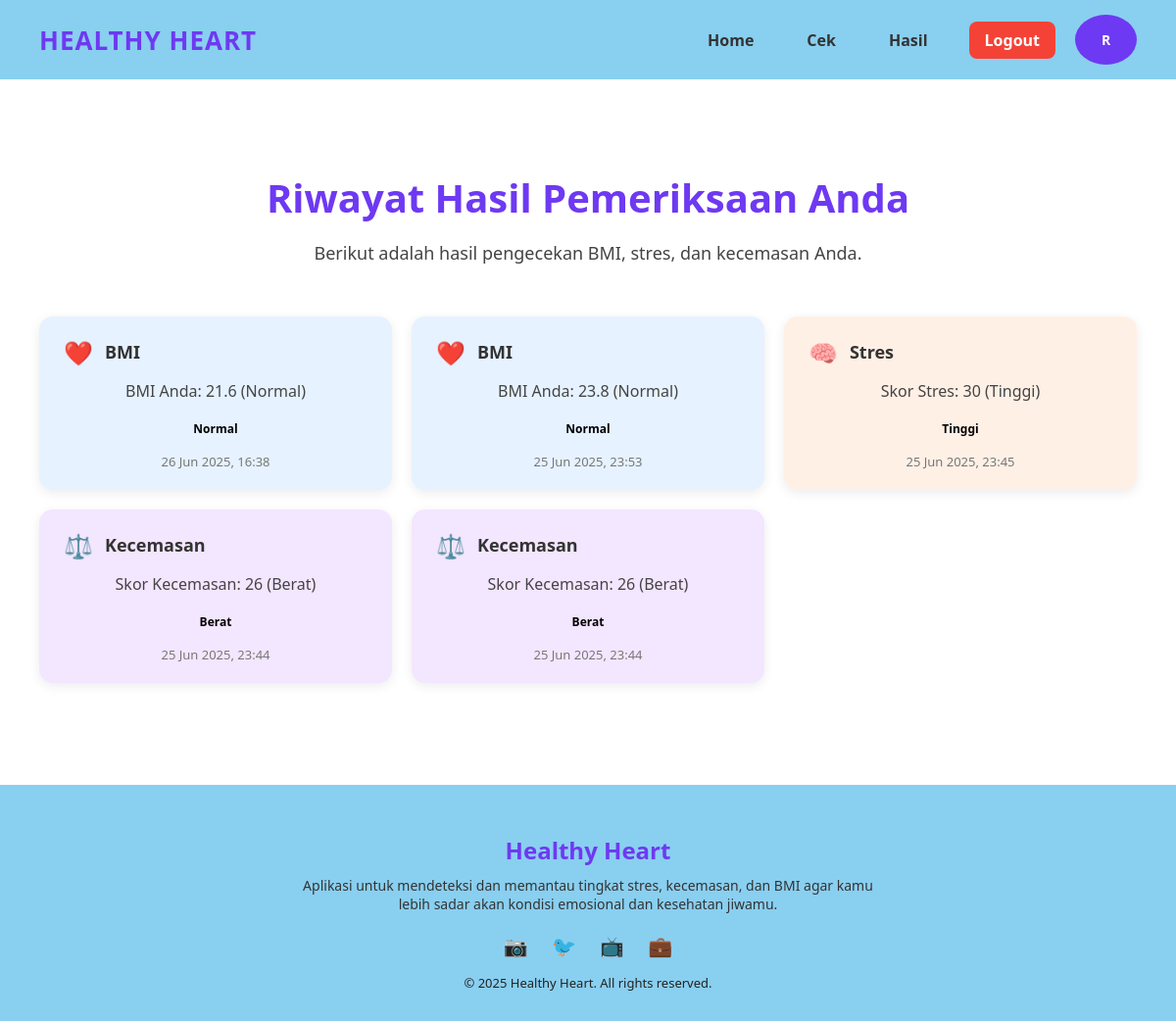
/pages/hasil_cek.php (signed in), run on the app's committed database.
### tables this page shows
CREATE TABLE `hasil_cek` (
  `id` int(11) NOT NULL,
  `user_id` int(11) DEFAULT NULL,
  `jenis_cek` varchar(50) DEFAULT NULL,
  `hasil` varchar(100) DEFAULT NULL,
  `tanggal` datetime DEFAULT current_timestamp()
);

### pages/hasil_cek.php (the view, shortened to what this page needs)
<?php
$user_id = $_SESSION['user_id'];
$koneksi = new mysqli("localhost", "root", "", "healthy_heart");
$hasil_cek = [];
if (!$koneksi->connect_error) {
  $stmt = $koneksi->prepare("SELECT jenis_cek, hasil, tanggal FROM hasil_cek WHERE user_id = ? ORDER BY tanggal DESC");
  $stmt->bind_param("i", $user_id);
  $stmt->execute();
  $result = $stmt->get_result();
  while ($row = $result->fetch_assoc()) {
    $hasil_cek[] = $row;
  }
}
?>
<!DOCTYPE html>
<html lang="id">
<head>
  <link rel="stylesheet" href="../css/style.css">
</head>
<body>
  <?php include '../includes/header.php'; ?>
  <div class="cek-container">
    <h2 class="cek-title">Riwayat Hasil Pemeriksaan Anda</h2>
    <p class="cek-description">Berikut adalah hasil pengecekan BMI, stres, dan kecemasan Anda.</p>
    <?php if (count($hasil_cek) > 0): ?>
      <div class="hasil-grid">
        <?php foreach ($hasil_cek as $item):
          $jenis = $item['jenis_cek'];
          $ikon = $jenis === 'BMI' ? '❤️' : ($jenis === 'Stres' ? '🧠' : '⚖️');
          $warna = $jenis === 'BMI' ? 'bmi' : ($jenis === 'Stres' ? 'stres' : 'cemas');
          preg_match('/\((.*?)\)/', $item['hasil'], $match);
          $kategori = $match[1] ?? '';
        ?>
          <div class="hasil-card <?= $warna ?>">
            <div class="hasil-header">
              <span class="hasil-ikon"><?= $ikon ?></span>
              <h4><?= htmlspecialchars($jenis) ?></h4>
            </div>
            <p><?= htmlspecialchars($item['hasil']) ?></p>
            <span class="badge <?= strtolower($kategori) ?>"><?= $kategori ?></span>
            <span class="hasil-tanggal"><?= date('d M Y, H:i', strtotime($item['tanggal'])) ?></span>
          </div>
        <?php endforeach; ?>
      </div>
    <?php else: ?>
      <p style="text-align:center; margin-top:40px;">Belum ada hasil yang tersedia.</p>
    <?php endif; ?>
  </div>
  <?php include '../includes/footer.php'; ?>
</body>
</html>

### css/style.css (style rules this page uses)
body { margin: 0; padding: 0; font-family: 'Segoe UI', Tahoma, Geneva, Verdana, sans-serif; }
.cek-container { padding: 60px 40px; text-align: center; background-color: #fff; min-height: 70vh; }
.cek-title { font-size: 40px; font-weight: bold; color: #6e39f2; margin-bottom: 15px; }
.cek-description { font-size: 18px; color: #444; max-width: 800px; margin: 0 auto 50px; line-height: 1.6; }
.hasil-grid { display: grid; grid-template-columns: repeat(auto-fit, minmax(280px, 1fr)); gap: 20px; margin-top: 30px; }
.hasil-card { background-color: #f9f9f9; padding: 20px 25px; border-radius: 14px; box-shadow: 0 3px 12px rgba(0,0,0,0.08); position: relative; }
.hasil-header { display: flex; align-items: center; gap: 12px; margin-bottom: 12px; }
.hasil-ikon { font-size: 24px; }
.hasil-card h4 { margin: 0; font-size: 18px; color: #333; }
.hasil-card p { margin: 10px 0; color: #444; font-weight: 500; }
.hasil-tanggal { font-size: 13px; color: #777; display: block; margin-top: 12px; }
.badge { display: inline-block; padding: 4px 10px; font-size: 12px; border-radius: 20px; font-weight: bold; margin-top: 5px; }
.hasil-card.bmi { background-color: #e6f2ff; }
.hasil-card.stres { background-color: #fff0e6; }
.hasil-card.cemas { background-color: #f3e6ff; }

### data on the page
hasil_cek: jenis_cek "❤️", jenis_cek "BMI", hasil "BMI Anda: 21.6 (Normal)", kategori "Normal", tanggal "26 Jun 2025, 16:38"
hasil_cek: jenis_cek "❤️", jenis_cek "BMI", hasil "BMI Anda: 23.8 (Normal)", kategori "Normal", tanggal "25 Jun 2025, 23:53"
hasil_cek: jenis_cek "🧠", jenis_cek "Stres", hasil "Skor Stres: 30 (Tinggi)", kategori "Tinggi", tanggal "25 Jun 2025, 23:45"
hasil_cek: jenis_cek "⚖️", jenis_cek "Kecemasan", hasil "Skor Kecemasan: 26 (Berat)", kategori "Berat", tanggal "25 Jun 2025, 23:44"
hasil_cek: jenis_cek "⚖️", jenis_cek "Kecemasan", hasil "Skor Kecemasan: 26 (Berat)", kategori "Berat", tanggal "25 Jun 2025, 23:44"

### other printed values
$inisial "R"
